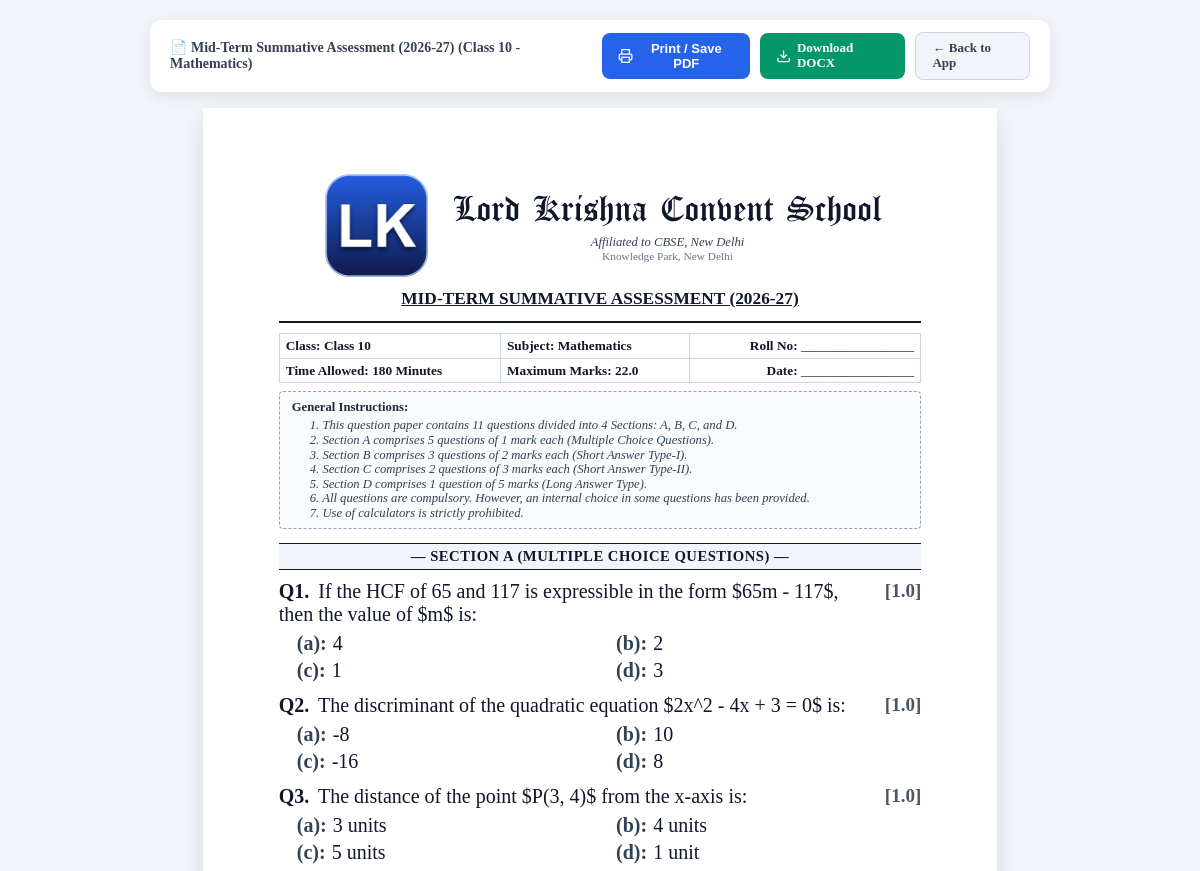
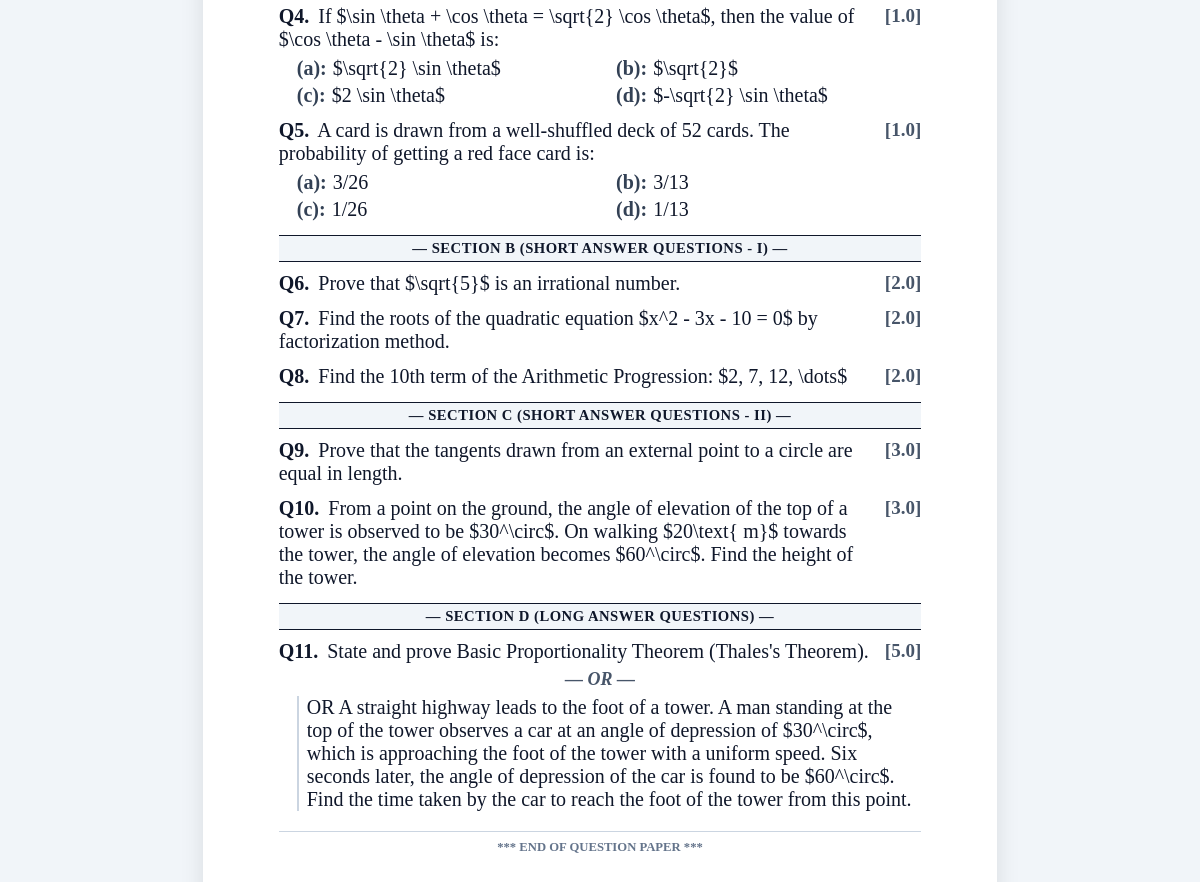
The page /paper/1/print on the database its author committed (2 pictures, top to bottom).
### tables this page shows
CREATE TABLE paper_blueprints (
        id INTEGER PRIMARY KEY AUTOINCREMENT,
        title TEXT NOT NULL,                         -- e.g. "Half Yearly Examination 2026-27"
        class_name TEXT NOT NULL,                    -- e.g. "Class 10"
        section TEXT NOT NULL,                       -- e.g. "A"
        subject TEXT NOT NULL,                       -- e.g. "Mathematics"
        teacher_id INTEGER,                          -- Assigned teacher ID
        duration_minutes INTEGER DEFAULT 180,        -- Duration in minutes
        total_marks REAL DEFAULT 80,                 -- Maximum marks
        general_instructions TEXT DEFAULT '',        -- General instructions text
        sections_config TEXT NOT NULL DEFAULT '[]',  -- JSON array of section blueprints
        status TEXT DEFAULT 'Assigned',              -- 'Draft', 'Assigned', 'Submitted', 'Approved'
        created_at TIMESTAMP DEFAULT CURRENT_TIMESTAMP,
        updated_at TIMESTAMP DEFAULT CURRENT_TIMESTAMP,
        FOREIGN KEY (teacher_id) REFERENCES teachers (id)
    );

CREATE TABLE school_settings (
        id INTEGER PRIMARY KEY,
        school_name TEXT NOT NULL DEFAULT 'DELHI PUBLIC SCHOOL',
        sub_title TEXT DEFAULT 'Affiliated to CBSE, New Delhi | Affiliation No. 123456',
        address TEXT DEFAULT 'Knowledge Park, Institutional Area, New Delhi - 110001',
        logo_path TEXT DEFAULT '',
        watermark_text TEXT DEFAULT 'CONFIDENTIAL',
        show_watermark INTEGER DEFAULT 0,
        font_family TEXT DEFAULT 'Calibri',
        font_size TEXT DEFAULT '11pt',
        line_spacing TEXT DEFAULT '1.15',
        page_layout TEXT DEFAULT '1-column',
        show_marks_box INTEGER DEFAULT 1,
        show_instructions INTEGER DEFAULT 1,
        header_border_style TEXT DEFAULT 'double'
    , school_name_font TEXT DEFAULT 'Old English Text MT', enable_answer_key INTEGER DEFAULT 1, wifi_enabled INTEGER DEFAULT 1, wifi_security_mode TEXT DEFAULT 'secure', wifi_passcode TEXT DEFAULT '', network_scope TEXT DEFAULT 'school_wifi', public_url TEXT DEFAULT '', logo_size INTEGER DEFAULT 80, admin_username TEXT DEFAULT 'admin', admin_password TEXT DEFAULT 'admin123', subjects TEXT DEFAULT '[]');

CREATE TABLE questions (
        id INTEGER PRIMARY KEY AUTOINCREMENT,
        blueprint_id INTEGER NOT NULL,
        section_id TEXT NOT NULL,                    -- e.g. "sec_a", "sec_b"
        section_name TEXT NOT NULL,                  -- e.g. "Section A: Multiple Choice Questions"
        question_number INTEGER NOT NULL,            -- e.g. 1, 2, 3...
        question_type TEXT NOT NULL,                 -- 'MCQ', 'VSA', 'Short_Answer', 'Long_Answer', 'Fill_Blanks', 'True_False', 'Case_Study'
        question_text TEXT NOT NULL,
        options TEXT DEFAULT '[]',                   -- JSON array of options e.g. ["Option A", "Option B", "Option C", "Option D"]
        correct_answer TEXT DEFAULT '',              -- Correct answer or answer key
        solution_explanation TEXT DEFAULT '',        -- Marking scheme / explanation
        marks REAL NOT NULL DEFAULT 1.0,
        image_path TEXT DEFAULT '',                  -- Diagram / Image if any
        or_question_text TEXT DEFAULT '',            -- Optional OR choice question
        or_image_path TEXT DEFAULT '',               -- Optional OR image
        created_at TIMESTAMP DEFAULT CURRENT_TIMESTAMP,
        updated_at TIMESTAMP DEFAULT CURRENT_TIMESTAMP,
        FOREIGN KEY (blueprint_id) REFERENCES paper_blueprints (id) ON DELETE CASCADE
    );

### app/main.py (the view)
@app.get("/paper/{blueprint_id}/print", response_class=HTMLResponse)
async def print_paper(request: Request, blueprint_id: int, answer_key: bool = False, role: Optional[str] = "admin"):
    if role == "teacher":
        raise HTTPException(status_code=403, detail="Teachers are not permitted to print or download question papers. Only school administrators have printing privileges.")
    conn = get_db()
    cursor = conn.cursor()
    cursor.execute("SELECT * FROM school_settings WHERE id = 1")
    school_row = cursor.fetchone()
    school = dict(school_row) if school_row else {}
    if answer_key and not school.get('enable_answer_key', 1):
        conn.close()
        raise HTTPException(status_code=403, detail="Answer key feature is disabled by the administrator.")
    cursor.execute("SELECT * FROM paper_blueprints WHERE id = ?", (blueprint_id,))
    bp_row = cursor.fetchone()
    if not bp_row:
        conn.close()
        raise HTTPException(status_code=404, detail="Blueprint not found")
    blueprint = dict(bp_row)
    cursor.execute("SELECT * FROM questions WHERE blueprint_id = ? ORDER BY question_number ASC", (blueprint_id,))
    q_rows = cursor.fetchall()
    conn.close()
    questions = []
    sections_map = {}
    for r in q_rows:
        q = dict(r)
        try:
            q['parsed_options'] = json.loads(q['options']) if q.get('options') else []
        except Exception:
            q['parsed_options'] = []
        sec_name = q.get('section_name') or 'Section'
        if sec_name not in sections_map:
            sections_map[sec_name] = []
        sections_map[sec_name].append(q)
        questions.append(q)
    instructions_list = [line.strip() for line in (blueprint.get('general_instructions') or '').split('\n') if line.strip()]
    return templates.TemplateResponse(request=request, name="paper_print.html", context={
        "blueprint": blueprint,
        "school": school,
        "sections_map": sections_map,
        "questions": questions,
        "instructions_list": instructions_list,
        "is_answer_key": answer_key
    })

### app/templates/paper_print.html (shortened to what this page needs)
<!DOCTYPE html>
<html lang="en">
<head>
    <link rel="stylesheet" href="https://cdn.jsdelivr.net/npm/katex@0.16.8/dist/katex.min.css">
</head>
<body>
    <div class="no-print-bar">
        <div class="bar-left">
            <span>📄 {{ blueprint.title }} ({{ blueprint.class_name }} - {{ blueprint.subject }})</span>
        </div>
        <div class="bar-actions">
            <button onclick="window.print()" class="btn btn-primary" title="Print or Save as PDF">
                <svg width="16" height="16" viewBox="0 0 24 24" fill="none" stroke="currentColor" stroke-width="2"><polyline points="6 9 6 2 18 2 18 9"></polyline><path d="M6 18H4a2 2 0 0 1-2-2v-5a2 2 0 0 1 2-2h16a2 2 0 0 1 2 2v5a2 2 0 0 1-2 2h-2"></path><rect x="6" y="14" width="12" height="8"></rect></svg>
                Print / Save PDF
            </button>
            <a href="/api/paper/{{ blueprint.id }}/docx" class="btn btn-emerald" title="Download Word DOCX file">
                <svg width="16" height="16" viewBox="0 0 24 24" fill="none" stroke="currentColor" stroke-width="2"><path d="M21 15v4a2 2 0 0 1-2 2H5a2 2 0 0 1-2-2v-4"></path><polyline points="7 10 12 15 17 10"></polyline><line x1="12" y1="15" x2="12" y2="3"></line></svg>
                Download DOCX
            </a>
            <a href="/" class="btn btn-secondary">← Back to App</a>
        </div>
    </div>
    <div class="paper-sheet">
        <div class="paper-content">
            <div class="school-header">
                <div class="header-with-logo">
                    {% if school.logo_path %}
                    <img src="/{{ school.logo_path }}" alt="Logo" class="school-logo">
                    {% endif %}
                    <div>
                        <h1 class="school-title">{{ school.school_name }}</h1>
                        {% if school.sub_title %}
                        <div class="school-subtitle">{{ school.sub_title }}</div>
                        {% endif %}
                        {% if school.address %}
                        <div class="school-address">{{ school.address }}</div>
                        {% endif %}
                    </div>
                </div>
                <div class="exam-heading">
                    {{ blueprint.title }}
                </div>
            </div>
            <table class="details-table">
                <tr>
                    <td><strong>Class:</strong> <span class="bold-val">{{ blueprint.class_name }}</span></td>
                    <td><strong>Subject:</strong> <span class="bold-val">{{ blueprint.subject }}</span></td>
                    <td style="text-align: right;"><strong>Roll No:</strong> _________________</td>
                </tr>
                <tr>
                    <td><strong>Time Allowed:</strong> <span class="bold-val">{{ blueprint.duration_minutes }} Minutes</span></td>
                    <td><strong>Maximum Marks:</strong> <span class="bold-val">{{ blueprint.total_marks }}</span></td>
                    <td style="text-align: right;"><strong>Date:</strong> _________________</td>
                </tr>
            </table>
            {% if blueprint.general_instructions and not is_answer_key and school.show_instructions %}
            <div class="instructions-box">
                <div class="instructions-title">General Instructions:</div>
                <div class="instructions-list">
                    {% for line in instructions_list %}
                    <div>{{ line }}</div>
                    {% endfor %}
                </div>
            </div>
            {% endif %}
            <div class="questions-container">
                {% for sec_name, sec_questions in sections_map.items() %}
                <div class="section-header">― {{ sec_name }} ―</div>
                {% for q in sec_questions %}
                <div class="question-card">
                    <div class="q-header">
                        <div class="q-text-wrapper">
                            <span class="q-num">Q{{ q.question_number }}.</span>
                            <span class="q-text">{{ q.question_text }}</span>
                        </div>
                        <div class="q-marks">[{{ q.marks }}]</div>
                    </div>
                    {% if q.question_type == 'MCQ' and q.parsed_options %}
                    <div class="options-grid">
                        {% for opt in q.parsed_options %}
                        <div class="option-item">
                            <span class="opt-label">({{ ['a','b','c','d','e','f'][loop.index0] if loop.index0 < 6 else loop.index }}):</span>
                            <span>{{ opt }}</span>
                        </div>
                        {% endfor %}
                    </div>
                    {% endif %}
                    {% if q.or_question_text %}
                    <div class="or-divider">― OR ―</div>
                    <div class="or-content">
                        <div class="q-text">{{ q.or_question_text }}</div>
                    </div>
                    {% endif %}
                </div>
                {% endfor %}
                {% endfor %}
            </div>
            <div class="end-paper">
                *** END OF QUESTION PAPER ***
            </div>
        </div>
    </div>
</body>
</html>

### rows shown on the page
paper_blueprints: title "Mid-Term Summative Assessment (2026-27)", class_name "Class 10", subject "Mathematics", title "MID-TERM SUMMATIVE ASSESSMENT (2026-27)", duration_minutes "180", total_marks "22.0"
school_settings: logo_path (picture), school_name "Lord Krishna Convent School", sub_title "Affiliated to CBSE, New Delhi", address "Knowledge Park, New Delhi"
questions: section_name "SECTION A (MULTIPLE CHOICE QUESTIONS)", question_number "1", question_text "If the HCF of 65 and 117 is expressible in the form $65m - 117$, then the value of $m$ is:", marks "1.0", index0 "a" "b" "c" "d", parsed_options "4" "2" "1" "3"
questions: question_number "2", question_text "The discriminant of the quadratic equation $2x^2 - 4x + 3 = 0$ is:", marks "1.0", index0 "a" "b" "c" "d", parsed_options "-8" "10" "-16" "8"
questions: question_number "3", question_text "The distance of the point $P(3, 4)$ from the x-axis is:", marks "1.0", index0 "a" "b" "c" "d", parsed_options "3 units" "4 units" "5 units" "1 unit"
questions: question_number "4", question_text "If $\\sin \\theta + \\cos \\theta = \\sqrt{2} \\cos \\theta$, then the value of $\\cos \\theta - \\sin \\theta$ is:", marks "1.0", index0 "a" "b" "c" "d", parsed_options "$\\sqrt{2} \\sin \\theta$" "$\\sqrt{2}$" "$2 \\sin \\theta$" "$-\\sqrt{2} \\sin \\theta$"
questions: question_number "5", question_text "A card is drawn from a well-shuffled deck of 52 cards. The probability of getting a red face card is:", marks "1.0", index0 "a" "b" "c" "d", parsed_options "3/26" "3/13" "1/26" "1/13"
questions: section_name "SECTION B (SHORT ANSWER QUESTIONS - I)", question_number "6", question_text "Prove that $\\sqrt{5}$ is an irrational number.", marks "2.0"
questions: question_number "7", question_text "Find the roots of the quadratic equation $x^2 - 3x - 10 = 0$ by factorization method.", marks "2.0"
questions: question_number "8", question_text "Find the 10th term of the Arithmetic Progression: $2, 7, 12, \\dots$", marks "2.0"
questions: section_name "SECTION C (SHORT ANSWER QUESTIONS - II)", question_number "9", question_text "Prove that the tangents drawn from an external point to a circle are equal in length.", marks "3.0"
questions: question_number "10", question_text "From a point on the ground, the angle of elevation of the top of a tower is observed to be $30^\\circ$. On walking $20\\text{ m}$ towards the tower, the angle of elevation becomes $60^\\circ$. Find the height of the tower.", marks "3.0"
questions: section_name "SECTION D (LONG ANSWER QUESTIONS)", question_number "11", question_text "State and prove Basic Proportionality Theorem (Thales's Theorem).", marks "5.0", or_question_text "OR A straight highway leads to the foot of a tower. A man standing at the top of the tower observes a car at an angle of depression of $30^\\circ$, which is approaching the foot of the tower with a uniform speed. Six seconds later, the angle of depression of the car is found to be $60^\\circ$. Find the time taken by the car to reach the foot of the tower from this point."

### other values the page prints
{{ line }} "1. This question paper contains 11 questions divided into 4 Sections: A, B, C, and D." "2. Section A comprises 5 questions of 1 mark each (Multiple Choice Questions)." "3. Section B comprises 3 questions of 2 marks each (Short Answer Type-I)." "4. Section C comprises 2 questions of 3 marks each (Short Answer Type-II)." "5. Section D comprises 1 question of 5 marks (Long Answer Type)." "6. All questions are compulsory. However, an internal choice in some questions has been provided." "7. Use of calculators is strictly prohibited."
